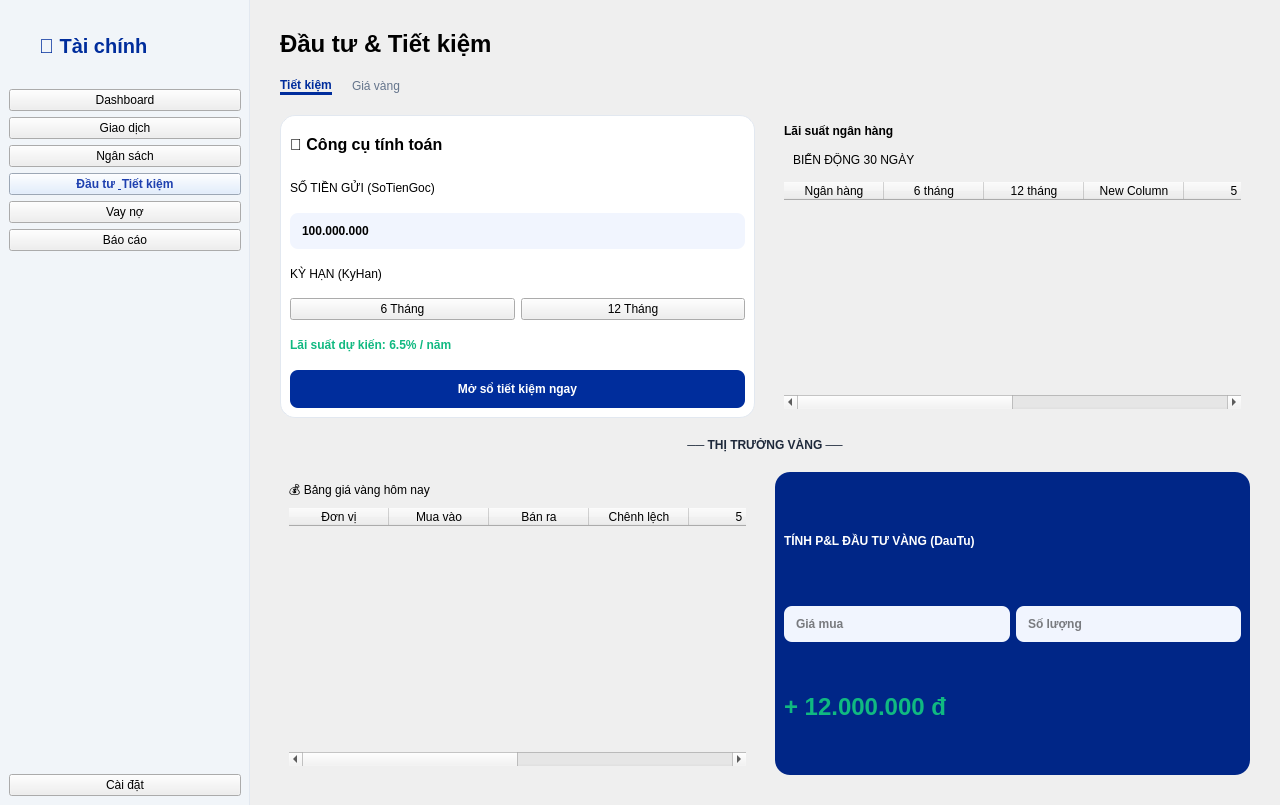
<?xml version="1.0" encoding="UTF-8"?>
<ui version="4.0">
 <class>MainWindow_DauTu</class>
 <widget class="QMainWindow" name="MainWindow_DauTu">
  <property name="geometry">
   <rect>
    <x>0</x>
    <y>0</y>
    <width>1280</width>
    <height>805</height>
   </rect>
  </property>
  <property name="styleSheet">
   <string notr="true">
    QMainWindow { background-color: #F8FAFC; font-family: 'Segoe UI'; }
    QFrame#frame_sidebar { background-color: #F1F5F9; border-right: 1px solid #E2E8F0; }
    QPushButton[objectName^=&quot;btn_nav_&quot;] { text-align: left; padding: 12px 20px; border: none; border-radius: 8px; color: #64748B; font-size: 14px; }
    QPushButton#btn_nav_dautu_tietkiem { background-color: #DBEAFE; color: #1E40AF; font-weight: bold; }
    QFrame#frame_card_trang { background-color: white; border-radius: 15px; border: 1px solid #E2E8F0; }
    QFrame#frame_card_dark { background-color: #002687; border-radius: 15px; }
    QLineEdit { background-color: #F1F5FE; border: none; border-radius: 8px; padding: 10px; font-weight: bold; }
    QTableWidget { background-color: transparent; border: none; gridline-color: #F1F5F9; }
   </string>
  </property>
  <widget class="QWidget" name="centralwidget">
   <layout class="QHBoxLayout" name="layout_main">
    <property name="spacing">
     <number>0</number>
    </property>
    <property name="leftMargin">
     <number>0</number>
    </property>
    <property name="topMargin">
     <number>0</number>
    </property>
    <property name="rightMargin">
     <number>0</number>
    </property>
    <property name="bottomMargin">
     <number>0</number>
    </property>
    <item>
     <widget class="QFrame" name="frame_sidebar">
      <property name="minimumSize">
       <size>
        <width>250</width>
        <height>0</height>
       </size>
      </property>
      <layout class="QVBoxLayout" name="sideV">
       <item>
        <widget class="QLabel" name="lbl_logo">
         <property name="styleSheet">
          <string>font-size: 20px; font-weight: bold; color: #002D9C; margin: 25px;</string>
         </property>
         <property name="text">
          <string>🏦 Tài chính</string>
         </property>
        </widget>
       </item>
       <item>
        <widget class="QPushButton" name="btn_nav_dashboard">
         <property name="text">
          <string>Dashboard</string>
         </property>
        </widget>
       </item>
       <item>
        <widget class="QPushButton" name="btn_nav_giaodich">
         <property name="text">
          <string>Giao dịch</string>
         </property>
        </widget>
       </item>
       <item>
        <widget class="QPushButton" name="btn_nav_ngansach">
         <property name="text">
          <string>Ngân sách</string>
         </property>
        </widget>
       </item>
       <item>
        <widget class="QPushButton" name="btn_nav_dautu_tietkiem">
         <property name="text">
          <string>Đầu tư &amp; Tiết kiệm</string>
         </property>
        </widget>
       </item>
       <item>
        <widget class="QPushButton" name="btn_nav_vayno">
         <property name="text">
          <string>Vay nợ</string>
         </property>
        </widget>
       </item>
       <item>
        <widget class="QPushButton" name="btn_nav_baocao">
         <property name="text">
          <string>Báo cáo</string>
         </property>
        </widget>
       </item>
       <item>
        <spacer>
         <property name="orientation">
          <enum>Qt::Vertical</enum>
         </property>
         <property name="sizeHint" stdset="0">
          <size>
           <width>0</width>
           <height>0</height>
          </size>
         </property>
        </spacer>
       </item>
       <item>
        <widget class="QPushButton" name="btn_nav_caidat">
         <property name="text">
          <string>Cài đặt</string>
         </property>
        </widget>
       </item>
      </layout>
     </widget>
    </item>
    <item>
     <widget class="QScrollArea" name="scroll">
      <property name="frameShape">
       <enum>QFrame::NoFrame</enum>
      </property>
      <property name="widgetResizable">
       <bool>true</bool>
      </property>
      <widget class="QWidget" name="scrollContent">
       <property name="geometry">
        <rect>
         <x>0</x>
         <y>0</y>
         <width>1030</width>
         <height>768</height>
        </rect>
       </property>
       <layout class="QVBoxLayout" name="contentV">
        <property name="spacing">
         <number>20</number>
        </property>
        <property name="leftMargin">
         <number>30</number>
        </property>
        <property name="topMargin">
         <number>30</number>
        </property>
        <property name="rightMargin">
         <number>30</number>
        </property>
        <property name="bottomMargin">
         <number>30</number>
        </property>
        <item>
         <widget class="QLabel" name="lbl_tieude_trang">
          <property name="styleSheet">
           <string>font-size: 24px; font-weight: bold;</string>
          </property>
          <property name="text">
           <string>Đầu tư &amp; Tiết kiệm</string>
          </property>
         </widget>
        </item>
        <item>
         <layout class="QHBoxLayout" name="h_tabs">
          <item>
           <widget class="QPushButton" name="btn_tab_tietkiem">
            <property name="styleSheet">
             <string>border:none; border-bottom:3px solid #002D9C; font-weight:bold; color:#002D9C;</string>
            </property>
            <property name="text">
             <string>Tiết kiệm</string>
            </property>
           </widget>
          </item>
          <item>
           <widget class="QPushButton" name="btn_tab_vang">
            <property name="styleSheet">
             <string>border:none; color: #64748B;</string>
            </property>
            <property name="text">
             <string>Giá vàng</string>
            </property>
           </widget>
          </item>
          <item>
           <spacer>
            <property name="orientation">
             <enum>Qt::Horizontal</enum>
            </property>
            <property name="sizeHint" stdset="0">
             <size>
              <width>0</width>
              <height>0</height>
             </size>
            </property>
           </spacer>
          </item>
         </layout>
        </item>
        <item>
         <layout class="QHBoxLayout" name="h_top_cards">
          <item>
           <widget class="QFrame" name="frame_card_trang">
            <layout class="QVBoxLayout" name="v_calc">
             <item>
              <widget class="QLabel" name="label">
               <property name="styleSheet">
                <string>font-weight:bold; font-size:16px;</string>
               </property>
               <property name="text">
                <string>🔢 Công cụ tính toán</string>
               </property>
              </widget>
             </item>
             <item>
              <widget class="QLabel" name="label">
               <property name="text">
                <string>SỐ TIỀN GỬI (SoTienGoc)</string>
               </property>
              </widget>
             </item>
             <item>
              <widget class="QLineEdit" name="txt_tietkiem_sotiengoc">
               <property name="text">
                <string>100.000.000</string>
               </property>
              </widget>
             </item>
             <item>
              <widget class="QLabel" name="label">
               <property name="text">
                <string>KỲ HẠN (KyHan)</string>
               </property>
              </widget>
             </item>
             <item>
              <layout class="QHBoxLayout">
               <item>
                <widget class="QPushButton" name="btn_kyhan_6">
                 <property name="text">
                  <string>6 Tháng</string>
                 </property>
                </widget>
               </item>
               <item>
                <widget class="QPushButton" name="btn_kyhan_12">
                 <property name="text">
                  <string>12 Tháng</string>
                 </property>
                </widget>
               </item>
              </layout>
             </item>
             <item>
              <widget class="QLabel" name="lbl_tietkiem_laisuat">
               <property name="styleSheet">
                <string>color: #10B981; font-weight: bold;</string>
               </property>
               <property name="text">
                <string>Lãi suất dự kiến: 6.5% / năm</string>
               </property>
              </widget>
             </item>
             <item>
              <widget class="QPushButton" name="btn_tietkiem_mo_so">
               <property name="styleSheet">
                <string>background: #002D9C; color: white; border-radius: 8px; padding: 12px; font-weight: bold;</string>
               </property>
               <property name="text">
                <string>Mở sổ tiết kiệm ngay</string>
               </property>
              </widget>
             </item>
            </layout>
           </widget>
          </item>
          <item>
           <widget class="QFrame" name="frame_card_trang">
            <layout class="QVBoxLayout" name="v_bank_table">
             <item>
              <widget class="QLabel" name="label">
               <property name="styleSheet">
                <string>font-weight:bold;</string>
               </property>
               <property name="text">
                <string>Lãi suất ngân hàng</string>
               </property>
              </widget>
             </item>
             <item>
              <widget class="QFrame" name="frame_card_trang">
               <layout class="QVBoxLayout">
                <item>
                 <widget class="QLabel" name="label">
                  <property name="text">
                   <string>BIẾN ĐỘNG 30 NGÀY</string>
                  </property>
                 </widget>
                </item>
               </layout>
              </widget>
             </item>
             <item>
              <widget class="QTableWidget" name="tbl_laisuat_nganhang">
               <property name="columnCount">
                <number>8</number>
               </property>
               <column>
                <property name="text">
                 <string>Ngân hàng</string>
                </property>
               </column>
               <column>
                <property name="text">
                 <string>6 tháng</string>
                </property>
               </column>
               <column>
                <property name="text">
                 <string>12 tháng</string>
                </property>
               </column>
               <column>
                <property name="text">
                 <string>New Column</string>
                </property>
               </column>
               <column/>
               <column/>
               <column/>
               <column/>
              </widget>
             </item>
            </layout>
           </widget>
          </item>
         </layout>
        </item>
        <item>
         <widget class="QLabel" name="label">
          <property name="styleSheet">
           <string>font-weight:bold; color: #1E293B;</string>
          </property>
          <property name="text">
           <string>── THỊ TRƯỜNG VÀNG ──</string>
          </property>
          <property name="alignment">
           <set>Qt::AlignCenter</set>
          </property>
         </widget>
        </item>
        <item>
         <layout class="QHBoxLayout" name="h_bottom_cards">
          <item>
           <widget class="QFrame" name="frame_card_trang">
            <layout class="QVBoxLayout" name="v_gold">
             <item>
              <widget class="QLabel" name="label">
               <property name="text">
                <string>💰 Bảng giá vàng hôm nay</string>
               </property>
              </widget>
             </item>
             <item>
              <widget class="QTableWidget" name="tbl_gia_vang">
               <property name="columnCount">
                <number>8</number>
               </property>
               <column>
                <property name="text">
                 <string>Đơn vị</string>
                </property>
               </column>
               <column>
                <property name="text">
                 <string>Mua vào</string>
                </property>
               </column>
               <column>
                <property name="text">
                 <string>Bán ra</string>
                </property>
               </column>
               <column>
                <property name="text">
                 <string>Chênh lệch</string>
                </property>
               </column>
               <column/>
               <column/>
               <column/>
               <column/>
              </widget>
             </item>
            </layout>
           </widget>
          </item>
          <item>
           <layout class="QVBoxLayout" name="v_gold_right">
            <item>
             <widget class="QFrame" name="frame_card_dark">
              <layout class="QVBoxLayout" name="v_pnl">
               <item>
                <widget class="QLabel" name="label">
                 <property name="styleSheet">
                  <string>color: white; font-weight: bold;</string>
                 </property>
                 <property name="text">
                  <string>TÍNH P&amp;L ĐẦU TƯ VÀNG (DauTu)</string>
                 </property>
                </widget>
               </item>
               <item>
                <layout class="QHBoxLayout">
                 <item>
                  <widget class="QLineEdit" name="txt_dautu_giamua">
                   <property name="placeholderText">
                    <string>Giá mua</string>
                   </property>
                  </widget>
                 </item>
                 <item>
                  <widget class="QLineEdit" name="txt_dautu_soluong">
                   <property name="placeholderText">
                    <string>Số lượng</string>
                   </property>
                  </widget>
                 </item>
                </layout>
               </item>
               <item>
                <widget class="QLabel" name="lbl_dautu_loinhuan">
                 <property name="styleSheet">
                  <string>color: #10B981; font-size: 24px; font-weight: bold;</string>
                 </property>
                 <property name="text">
                  <string>+ 12.000.000 đ</string>
                 </property>
                </widget>
               </item>
              </layout>
             </widget>
            </item>
           </layout>
          </item>
         </layout>
        </item>
       </layout>
      </widget>
     </widget>
    </item>
   </layout>
  </widget>
  <widget class="QMenuBar" name="menubar_chinh">
   <property name="geometry">
    <rect>
     <x>0</x>
     <y>0</y>
     <width>1280</width>
     <height>37</height>
    </rect>
   </property>
  </widget>
 </widget>
 <resources/>
 <connections/>
</ui>
